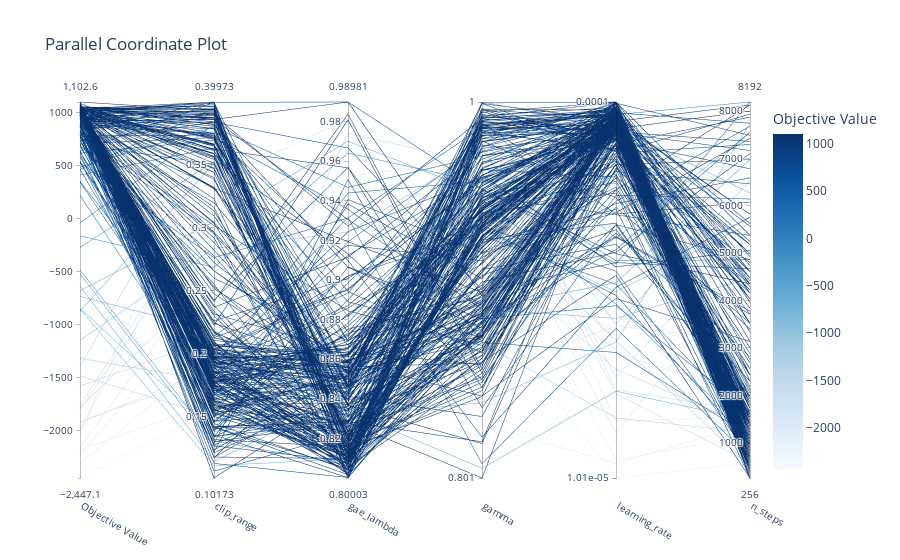

Notebook cell for this chart:
### Code cell
# if optuna.visualization.is_available():
from plotly.offline import init_notebook_mode, iplot
init_notebook_mode(connected=True)
fig = optuna.visualization.plot_parallel_coordinate(study)
fig.show()

### Figure 1 — Plotly figure (JSON) as saved in the notebook; plotly's stock layout.template omitted (floating-point values rounded to 4 significant figures; data arrays with more than 128 entries replaced by an {"elided": "..."} marker saying what was removed)
{"data": [{"dimensions": [{"label": "Objective Value", "range": [-2447.0, 1103.0], "values": {"elided": "331 float values"}}, {"label": "clip_range", "range": [0.1017, 0.3997], "values": {"elided": "331 float values"}}, {"label": "gae_lambda", "range": [0.8, 0.9898], "values": {"elided": "331 float values"}}, {"label": "gamma", "range": [-0.09617, -7.222e-05], "ticktext": ["0.801", "1"], "tickvals": [-0.09617, -7.222e-05], "values": {"elided": "331 float values"}}, {"label": "learning_rate", "range": [-4.994, -4.0], "ticktext": ["1.01e-05", "0.0001"], "tickvals": [-4.994, -4.0], "values": {"elided": "331 float values"}}, {"label": "n_steps", "range": [256, 8192], "values": {"elided": "331 int values"}}], "labelangle": 30, "labelside": "bottom", "line": {"color": {"elided": "331 float values"}, "colorbar": {"title": {"text": "Objective Value"}}, "colorscale": [[0, "rgb(247,251,255)"], [0.125, "rgb(222,235,247)"], [0.25, "rgb(198,219,239)"], [0.375, "rgb(158,202,225)"], [0.5, "rgb(107,174,214)"], [0.625, "rgb(66,146,198)"], [0.75, "rgb(33,113,181)"], [0.875, "rgb(8,81,156)"], [1, "rgb(8,48,107)"]], "reversescale": false, "showscale": true}, "type": "parcoords"}], "layout": {"title": {"text": "Parallel Coordinate Plot"}}}
